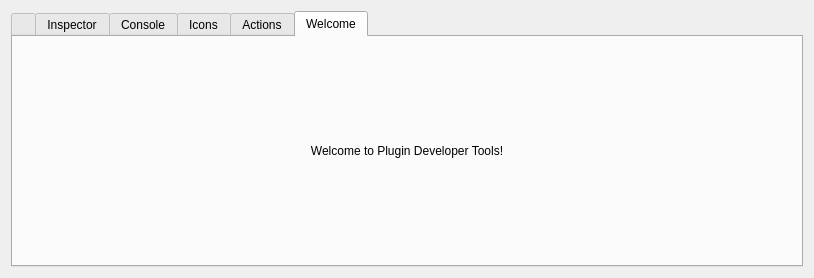
<?xml version="1.0" encoding="UTF-8"?>
<ui version="4.0">
 <class>Form</class>
 <widget class="QWidget" name="Form">
  <property name="geometry">
   <rect>
    <x>0</x>
    <y>0</y>
    <width>814</width>
    <height>278</height>
   </rect>
  </property>
  <property name="windowTitle">
   <string>Form</string>
  </property>
  <layout class="QVBoxLayout" name="verticalLayout">
   <item>
    <widget class="QTabWidget" name="tabWidget">
     <property name="currentIndex">
      <number>5</number>
     </property>
     <widget class="QWidget" name="selectorTab">
      <attribute name="icon">
       <iconset theme="pointer">
        <normaloff>../../../../../.designer/backup</normaloff>../../../../../.designer/backup</iconset>
      </attribute>
      <attribute name="title">
       <string/>
      </attribute>
      <layout class="QVBoxLayout" name="verticalLayout_10">
       <item>
        <widget class="QLabel" name="selectorDisplayLabel">
         <property name="font">
          <font>
           <pointsize>16</pointsize>
          </font>
         </property>
         <property name="text">
          <string>Hold the shift key to sample widgets and let go of the shift key to inspect</string>
         </property>
         <property name="alignment">
          <set>Qt::AlignCenter</set>
         </property>
         <property name="wordWrap">
          <bool>true</bool>
         </property>
        </widget>
       </item>
       <item>
        <widget class="QLabel" name="label">
         <property name="text">
          <string>Current Selection:</string>
         </property>
         <property name="alignment">
          <set>Qt::AlignCenter</set>
         </property>
        </widget>
       </item>
       <item>
        <widget class="QLabel" name="selectorOutputLabel">
         <property name="font">
          <font>
           <pointsize>12</pointsize>
          </font>
         </property>
         <property name="text">
          <string>None</string>
         </property>
         <property name="alignment">
          <set>Qt::AlignCenter</set>
         </property>
        </widget>
       </item>
      </layout>
     </widget>
     <widget class="QWidget" name="inspectorTab">
      <attribute name="title">
       <string>Inspector</string>
      </attribute>
      <layout class="QVBoxLayout" name="verticalLayout_4">
       <item>
        <widget class="QSplitter" name="inspectorSplitter">
         <property name="orientation">
          <enum>Qt::Horizontal</enum>
         </property>
         <widget class="QWidget" name="verticalLayoutWidget">
          <layout class="QVBoxLayout" name="verticalLayout_2">
           <item>
            <widget class="QLineEdit" name="inspectorFilter">
             <property name="placeholderText">
              <string>Filter (min. 3 chars)...</string>
             </property>
             <property name="clearButtonEnabled">
              <bool>true</bool>
             </property>
            </widget>
           </item>
           <item>
            <widget class="QTreeView" name="inspectorTreeView">
             <property name="editTriggers">
              <set>QAbstractItemView::NoEditTriggers</set>
             </property>
             <attribute name="headerDefaultSectionSize">
              <number>180</number>
             </attribute>
            </widget>
           </item>
          </layout>
         </widget>
         <widget class="QWidget" name="verticalLayoutWidget_2">
          <layout class="QVBoxLayout" name="verticalLayout_3">
           <item>
            <layout class="QHBoxLayout" name="horizontalLayout">
             <item>
              <widget class="QToolButton" name="inspectorRefreshBtn">
               <property name="toolTip">
                <string>Refresh Inspector</string>
               </property>
               <property name="text">
                <string>...</string>
               </property>
               <property name="icon">
                <iconset theme="view-refresh"/>
               </property>
              </widget>
             </item>
             <item>
              <widget class="QToolButton" name="inspectorParentBtn">
               <property name="toolTip">
                <string>Parent Widget</string>
               </property>
               <property name="text">
                <string>...</string>
               </property>
               <property name="icon">
                <iconset theme="arrow-up"/>
               </property>
              </widget>
             </item>
             <item>
              <widget class="QToolButton" name="inspectorCodeBtn">
               <property name="toolTip">
                <string>Get Code Path</string>
               </property>
               <property name="text">
                <string>...</string>
               </property>
               <property name="icon">
                <iconset theme="document-print-preview"/>
               </property>
              </widget>
             </item>
             <item>
              <widget class="QToolButton" name="inspectorObjDocsBtn">
               <property name="toolTip">
                <string>Widget Documentation</string>
               </property>
               <property name="text">
                <string>...</string>
               </property>
               <property name="icon">
                <iconset theme="system-help"/>
               </property>
              </widget>
             </item>
             <item>
              <widget class="QToolButton" name="inspectorPropDocsBtn">
               <property name="toolTip">
                <string>Widget Property/Method Documentation</string>
               </property>
               <property name="text">
                <string>...</string>
               </property>
              </widget>
             </item>
             <item>
              <widget class="QToolButton" name="inspectorSelectorBtn">
               <property name="toolTip">
                <string>Hold to Highlight Widget Position</string>
               </property>
               <property name="text">
                <string>...</string>
               </property>
               <property name="icon">
                <iconset theme="pointer"/>
               </property>
              </widget>
             </item>
            </layout>
           </item>
           <item>
            <widget class="QTableView" name="inspectorTableView">
             <property name="baseSize">
              <size>
               <width>0</width>
               <height>0</height>
              </size>
             </property>
             <attribute name="horizontalHeaderDefaultSectionSize">
              <number>250</number>
             </attribute>
             <attribute name="horizontalHeaderStretchLastSection">
              <bool>true</bool>
             </attribute>
             <attribute name="verticalHeaderVisible">
              <bool>false</bool>
             </attribute>
            </widget>
           </item>
          </layout>
         </widget>
        </widget>
       </item>
      </layout>
     </widget>
     <widget class="QWidget" name="consoleTab">
      <attribute name="title">
       <string>Console</string>
      </attribute>
      <layout class="QVBoxLayout" name="verticalLayout_7">
       <item>
        <widget class="QSplitter" name="consoleSplitter">
         <property name="orientation">
          <enum>Qt::Vertical</enum>
         </property>
         <widget class="QWidget" name="verticalLayoutWidget_3">
          <layout class="QVBoxLayout" name="verticalLayout_5">
           <item>
            <widget class="QTreeView" name="consoleOutputBrowser">
             <attribute name="headerVisible">
              <bool>false</bool>
             </attribute>
            </widget>
           </item>
          </layout>
         </widget>
         <widget class="QWidget" name="verticalLayoutWidget_4">
          <layout class="QVBoxLayout" name="verticalLayout_6">
           <item>
            <widget class="QTextEdit" name="consoleInputTextEdit">
             <property name="placeholderText">
              <string>Type script commands here...</string>
             </property>
            </widget>
           </item>
          </layout>
         </widget>
        </widget>
       </item>
      </layout>
     </widget>
     <widget class="QWidget" name="iconsTab">
      <attribute name="title">
       <string>Icons</string>
      </attribute>
      <layout class="QVBoxLayout" name="verticalLayout_8">
       <item>
        <layout class="QHBoxLayout" name="horizontalLayout_2">
         <item>
          <widget class="QLineEdit" name="iconsFilter">
           <property name="placeholderText">
            <string>Filter...</string>
           </property>
           <property name="clearButtonEnabled">
            <bool>true</bool>
           </property>
          </widget>
         </item>
         <item>
          <widget class="QCheckBox" name="boolIconsKrita">
           <property name="text">
            <string>Krita Icons</string>
           </property>
           <property name="checked">
            <bool>true</bool>
           </property>
          </widget>
         </item>
         <item>
          <widget class="QCheckBox" name="boolIconsKritaExtra">
           <property name="text">
            <string>Krita Extra Icons</string>
           </property>
          </widget>
         </item>
         <item>
          <widget class="QCheckBox" name="boolIconsTheme">
           <property name="text">
            <string>Theme Icons</string>
           </property>
          </widget>
         </item>
        </layout>
       </item>
       <item>
        <widget class="QListView" name="iconsListView">
         <property name="resizeMode">
          <enum>QListView::Adjust</enum>
         </property>
         <property name="viewMode">
          <enum>QListView::IconMode</enum>
         </property>
        </widget>
       </item>
      </layout>
     </widget>
     <widget class="QWidget" name="actionsTab">
      <attribute name="title">
       <string>Actions</string>
      </attribute>
      <layout class="QVBoxLayout" name="verticalLayout_9">
       <item>
        <widget class="QLineEdit" name="actionsFilter">
         <property name="placeholderText">
          <string>Filter...</string>
         </property>
         <property name="clearButtonEnabled">
          <bool>true</bool>
         </property>
        </widget>
       </item>
       <item>
        <widget class="QTableView" name="actionsTableView">
         <property name="toolTip">
          <string>Double-click for code...</string>
         </property>
         <property name="editTriggers">
          <set>QAbstractItemView::NoEditTriggers</set>
         </property>
         <property name="selectionMode">
          <enum>QAbstractItemView::SingleSelection</enum>
         </property>
         <property name="selectionBehavior">
          <enum>QAbstractItemView::SelectRows</enum>
         </property>
         <attribute name="horizontalHeaderDefaultSectionSize">
          <number>250</number>
         </attribute>
         <attribute name="horizontalHeaderStretchLastSection">
          <bool>true</bool>
         </attribute>
         <attribute name="verticalHeaderVisible">
          <bool>false</bool>
         </attribute>
        </widget>
       </item>
      </layout>
     </widget>
     <widget class="QWidget" name="welcomeTab">
      <attribute name="title">
       <string>Welcome</string>
      </attribute>
      <layout class="QVBoxLayout" name="verticalLayout_11">
       <item>
        <widget class="QLabel" name="welcomeLabel">
         <property name="text">
          <string>Welcome to Plugin Developer Tools!</string>
         </property>
         <property name="alignment">
          <set>Qt::AlignCenter</set>
         </property>
        </widget>
       </item>
      </layout>
     </widget>
    </widget>
   </item>
  </layout>
 </widget>
 <resources/>
 <connections/>
</ui>
